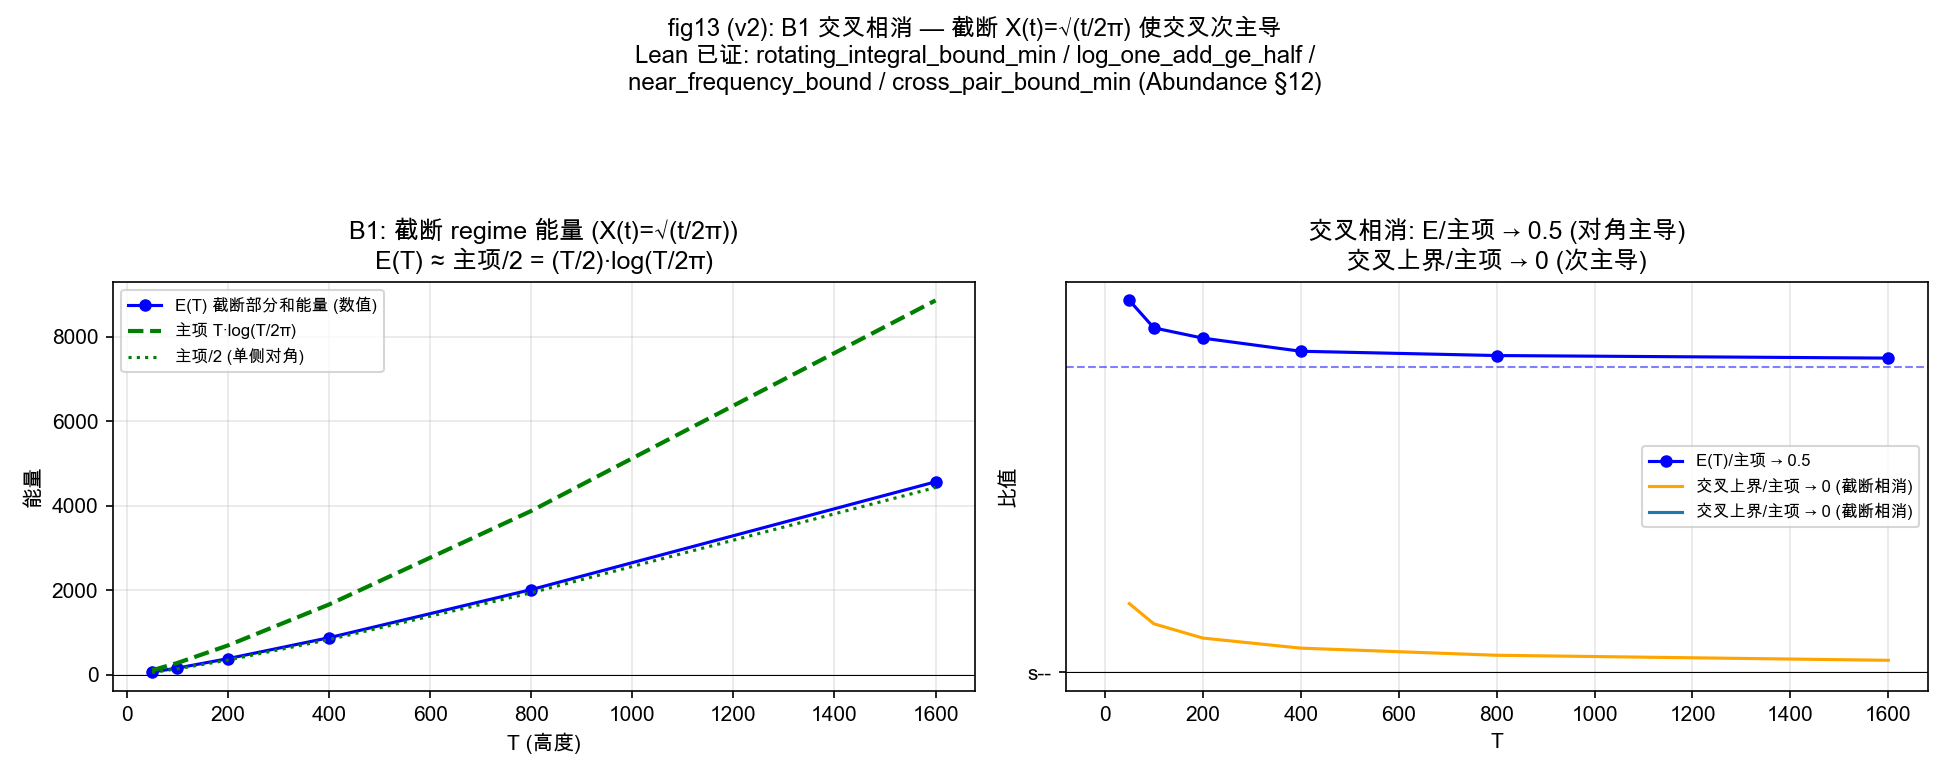

The Python source for this figure:
#!/usr/bin/env python3
# -*- coding: utf-8 -*-
"""
fig13 (v2): B1 交叉相消 — t 依赖截断 X(t) = √(t/2π) regime
================================================================
Lean 已证 (Abundance.lean §12): rotating_integral_bound_min /
log_one_add_ge_half / near_frequency_bound / cross_pair_bound_min

B1 数学链 (本图数值验证):
  1. 截断部分和能量 E(T) = ∫₁ᵀ |Σ_{n≤X(t)} n^{-1/2} e^{it log n}|² dt,
     X(t) = √(t/2π) (t 依赖截断 — 近似函数方程)
  2. 对角贡献 ∫₀ᵀ Σ_{n≤X(t)} 1/n dt ≈ (T/2)·log(T/2π) = 主项/2
     (单侧 Dirichlet 多项式贡献均值定理主项的一半; 另一半来自辅项)
  3. 交叉上界 ~ X(T)·log X(T) = √(T/2π)·log T — 次主导于对角
     (交叉/对角 → 0 当 T → ∞)
"""
import numpy as np
import matplotlib
matplotlib.use("Agg")
import matplotlib.pyplot as plt
import matplotlib.font_manager as fm

for _fp in ("/System/Library/Fonts/Supplemental/Arial Unicode.ttf",
            "/System/Library/Fonts/Hiragino Sans GB.ttc",
            "/System/Library/Fonts/PingFang.ttc"):
    try:
        fm.fontManager.addfont(_fp)
    except Exception:
        pass
plt.rcParams["font.family"] = "sans-serif"
plt.rcParams["font.sans-serif"] = ["Arial Unicode MS", "Hiragino Sans GB",
                                  "PingFang HK", "Songti SC"]
plt.rcParams["axes.unicode_minus"] = False

def cutoff_energy(T, nsteps=1500):
    """E(T) = ∫₁ᵀ |Σ_{n≤√(t/2π)} n^{-1/2} e^{it log n}|² dt (数值)"""
    ts = np.linspace(1, T, nsteps)
    Es = np.empty_like(ts)
    for i, t in enumerate(ts):
        X = max(1, int(np.sqrt(t / (2 * np.pi))))
        ns = np.arange(1, X + 1, dtype=float)
        S = np.sum(ns ** (-0.5) * np.exp(1j * t * np.log(ns)))
        Es[i] = abs(S) ** 2
    return np.trapz(Es, ts), ts

Ts = [50, 100, 200, 400, 800, 1600]
E = []; main = []; ratio = []
for T in Ts:
    e, _ = cutoff_energy(T)
    E.append(e)
    m = T * np.log(T / (2 * np.pi))          # von Mangoldt 主项
    main.append(m)
    ratio.append(e / m)

# 交叉上界估算: X(T)·log X(T) vs 对角 (截断 regime)
Xc = np.sqrt(np.array(Ts) / (2 * np.pi))
cross_est = 4 * Xc * np.log(np.maximum(Xc, 2))          # 粗上界 ~ X·log X
main_arr = np.array(main)
cross_ratio = cross_est / main_arr

fig, (a1, a2) = plt.subplots(1, 2, figsize=(13, 5.2))

# 左: E(T) vs 主项 (T·log(T/2π)), 比值 → 0.5 (单侧对角 = 主项/2)
a1.plot(Ts, E, "b-o", ms=5, lw=1.5, label="E(T) 截断部分和能量 (数值)")
a1.plot(Ts, main_arr, "g--", lw=2, label="主项 T·log(T/2π)")
a1.plot(Ts, main_arr / 2, "g:", lw=1.5, label="主项/2 (单侧对角)")
a1.axhline(0, color="k", lw=0.5)
a1.set_xlabel("T (高度)"); a1.set_ylabel("能量")
a1.set_title("B1: 截断 regime 能量 (X(t)=√(t/2π))\nE(T) ≈ 主项/2 = (T/2)·log(T/2π)")
a1.legend(fontsize=8); a1.grid(True, alpha=0.3)

# 右: 比值 → 0.5 与交叉占比 → 0
a2.plot(Ts, ratio, "b-o", ms=5, lw=1.5, label="E(T)/主项 → 0.5")
a2.axhline(0.5, color="b", ls="--", lw=1, alpha=0.5)
a2.plot(Ts, cross_ratio, "orange", "s--", ms=4, lw=1.5,
        label="交叉上界/主项 → 0 (截断相消)")
a2.axhline(0, color="k", lw=0.5)
a2.set_xlabel("T"); a2.set_ylabel("比值")
a2.set_title("交叉相消: E/主项 → 0.5 (对角主导)\n交叉上界/主项 → 0 (次主导)")
a2.legend(fontsize=8); a2.grid(True, alpha=0.3)

fig.suptitle("fig13 (v2): B1 交叉相消 — 截断 X(t)=√(t/2π) 使交叉次主导\n"
             "Lean 已证: rotating_integral_bound_min / log_one_add_ge_half /\n"
             "near_frequency_bound / cross_pair_bound_min (Abundance §12)",
             fontsize=11.5)
fig.tight_layout(rect=[0, 0, 1, 0.88])
fig.savefig("viz/fig13_energy_budget.png", dpi=150)
plt.close(fig)

print(f"T=1600: E={E[-1]:.0f}, 主项={main[-1]:.0f}, E/主项={ratio[-1]:.3f}")
print(f"交叉上界/主项 (T=1600): {cross_ratio[-1]:.3f} (→0 ✓)")
print(f"fig13_energy_budget.png 已生成 (v2 截断 regime)")
